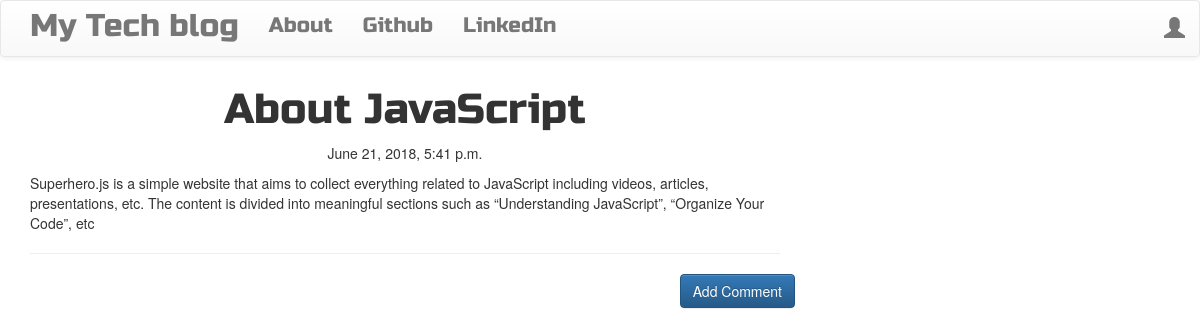
Screenshot of /post/2 with the database file from the repository.
### blog/models.py (models this page shows, shortened)
class Post(models.Model):
    author = models.ForeignKey('auth.user', on_delete=models.CASCADE)
    title = models.CharField(max_length = 256)
    text = models.TextField()
    created_date = models.DateTimeField(default = timezone.now)
    published_date = models.DateTimeField(blank = True, null= True)

### blog/views.py (the view)
# urls.py: path('post/<int:pk>', views.PostDetailView.as_view(), name='post_detail'),
class PostDetailView(DetailView):
    model = models.Post
    template_name = 'post_detail.html'

### blog/templates/blog/post_detail.html (shortened to what this page needs)
{% extends 'blog/base.html'%}
{% block content%}
  <h1 class = 'posttitle'>{{post.title}}</h1>
  {% if post.published_date %}
    <div class="date postdate">
        {{post.published_date}}
    </div>
  {% else %}
  <a class="btn btn-default" href="{% url 'post_publish' pk=post.pk%}">Publish</a>
  {% endif %}
  <p class = 'postcontent'>{{post.text|safe|linebreaks}}</p>
  <hr>
  <a class="btn btn-primary btn-comment" href="{% url 'add_comment_to_post' pk=post.pk %}">Add Comment</a>
  <div class="container">
    {% for comment in post.comments.all %}
    <br>
  {% empty %}
      <p>No Comment</p>
  {% endfor %}
  </div>
{% endblock%}

### blog/templates/blog/base.html (shortened to what this page needs)
<!DOCTYPE html>
{% load staticfiles %}
<html>
    <head>
        <link rel="stylesheet" href="https://maxcdn.bootstrapcdn.com/bootstrap/3.3.7/css/bootstrap.min.css">
        <link rel="stylesheet" href="https://maxcdn.bootstrapcdn.com/bootstrap/3.3.7/css/bootstrap-theme.min.css">
        <link rel="stylesheet" href="//cdn.jsdelivr.net/medium-editor/latest/css/medium-editor.min.css" type="text/css" media="screen" charset="utf-8">
        <link rel="stylesheet" href="{% static 'css/blog.css' %}">
<body class='loader'>
  <nav class="navbar navbar-default techfont custom-navbar">
    <div class="container">
      <ul class="nav navbar-nav">
        <li><a class='navbar-brand bigbrand' href="{% url 'post_list' %}">My Tech blog</a></li>
        <li><a href="{% url 'about'%}">About</a></li>
        <li><a href="https://www.github.com">Github</a></li>
        <li><a href="https://www.linkedin.com">LinkedIn</a></li>
      </ul>
      <ul class="nav navbar-nav navbar-right">
        {% if user.is_authenticated %}
        <li>
          <a href="{% url 'post_new' %}" >New Post</a>
        </li>
        <li>
          <a href="{% url 'post_draft_list' %}">Drafts</a>
        </li>
        <li>
          <a href="{% url 'logout' %}" >Log out</a>
        </li>
        <li>
          <a >Welcome: {{ user.username }}</a>
        </li>
          {% else %}
          <li><a class='nav navbar-right' href="{% url 'login' %}" ><span class="glyphicon glyphicon-user"></span></a></li>
        {% endif %}
      </ul>
  </div>
</nav>
        <div class="content container">
            <div class="row">
                <div class="col-md-8">
                  <div class="blog_posts">
                    {% block content %}
                    {% endblock %}
                  </div>
                </div>
            </div>
        </div>
</body>
</html>

### blog/static/css/blog.css (style rules this page uses)
.techfont { font-family: 'Russo One', sans-serif; font-size: 1.5em; margin-bottom: 10px; }
.postdate { text-align: center; }
.posttitle { font-family: 'Russo One', sans-serif; font-size: 3em; text-align: center; }
.postcontent { font-family: 'Montserrat'; font-size: 1.5em; }
.btn-comment { position: absolute; right: 0px; }
.bigbrand { font-size: 1.5em; }
.loader { filter:hue-rotate(0deg); color: linear-gradient(45deg,#0f8,#08f); animation:hue 5000ms infinite linear; }

### rows the page displays
Post: title "About JavaScript", published_date "June 21, 2018, 5:41 p.m.", text "Superhero.js is a simple website that aims to collect everything related to JavaScript including videos, articles, presentations, etc. The content is divided into meaningful sections such as “Understanding JavaScript”, “Organize Your Code”, etc"
